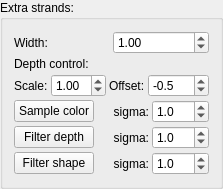
         <widget class="QGroupBox" name="groupBox_14">
          <property name="title">
           <string>Extra strands:</string>
          </property>
          <layout class="QVBoxLayout" name="verticalLayout_18">
           <property name="spacing">
            <number>3</number>
           </property>
           <item>
            <layout class="QHBoxLayout" name="horizontalLayout_56">
             <item>
              <widget class="QLabel" name="label_72">
               <property name="text">
                <string>Width:</string>
               </property>
              </widget>
             </item>
             <item>
              <widget class="QDoubleSpinBox" name="spinBoxDenseHairWidth">
               <property name="maximum">
                <double>64.000000000000000</double>
               </property>
               <property name="singleStep">
                <double>0.200000000000000</double>
               </property>
               <property name="value">
                <double>1.000000000000000</double>
               </property>
              </widget>
             </item>
            </layout>
           </item>
           <item>
            <widget class="QLabel" name="label_73">
             <property name="text">
              <string>Depth control:</string>
             </property>
            </widget>
           </item>
           <item>
            <layout class="QHBoxLayout" name="horizontalLayout_57">
             <item>
              <widget class="QLabel" name="label_74">
               <property name="text">
                <string>Scale:</string>
               </property>
              </widget>
             </item>
             <item>
              <widget class="QDoubleSpinBox" name="spinBoxAuxStrandsDepthScale_2">
               <property name="minimum">
                <double>-9.949999999999999</double>
               </property>
               <property name="maximum">
                <double>9.949999999999999</double>
               </property>
               <property name="singleStep">
                <double>0.050000000000000</double>
               </property>
               <property name="value">
                <double>1.000000000000000</double>
               </property>
              </widget>
             </item>
             <item>
              <widget class="QLabel" name="label_75">
               <property name="text">
                <string>Offset:</string>
               </property>
              </widget>
             </item>
             <item>
              <widget class="QDoubleSpinBox" name="spinBoxAuxStrandsDepthOffset_2">
               <property name="decimals">
                <number>1</number>
               </property>
               <property name="minimum">
                <double>-999.000000000000000</double>
               </property>
               <property name="maximum">
                <double>999.000000000000000</double>
               </property>
               <property name="singleStep">
                <double>1.000000000000000</double>
               </property>
               <property name="value">
                <double>-0.500000000000000</double>
               </property>
              </widget>
             </item>
            </layout>
           </item>
           <item>
            <layout class="QHBoxLayout" name="horizontalLayout_58">
             <item>
              <widget class="QPushButton" name="buttonFilterDenseStrandsColor">
               <property name="text">
                <string>Sample color</string>
               </property>
              </widget>
             </item>
             <item>
              <widget class="QLabel" name="label_76">
               <property name="text">
                <string>sigma:</string>
               </property>
               <property name="alignment">
                <set>Qt::AlignRight|Qt::AlignTrailing|Qt::AlignVCenter</set>
               </property>
              </widget>
             </item>
             <item>
              <widget class="QDoubleSpinBox" name="spinBoxFilterDenseStrandsColorSigma">
               <property name="decimals">
                <number>1</number>
               </property>
               <property name="singleStep">
                <double>0.500000000000000</double>
               </property>
               <property name="value">
                <double>1.000000000000000</double>
               </property>
              </widget>
             </item>
            </layout>
           </item>
           <item>
            <layout class="QHBoxLayout" name="horizontalLayout_59">
             <item>
              <widget class="QPushButton" name="buttonFilterDenseStrandsDepth">
               <property name="text">
                <string>Filter depth</string>
               </property>
              </widget>
             </item>
             <item>
              <widget class="QLabel" name="label_77">
               <property name="text">
                <string>sigma:</string>
               </property>
               <property name="alignment">
                <set>Qt::AlignRight|Qt::AlignTrailing|Qt::AlignVCenter</set>
               </property>
              </widget>
             </item>
             <item>
              <widget class="QDoubleSpinBox" name="spinBoxFilterDenseStrandsDepthSigma">
               <property name="decimals">
                <number>1</number>
               </property>
               <property name="singleStep">
                <double>0.500000000000000</double>
               </property>
               <property name="value">
                <double>1.000000000000000</double>
               </property>
              </widget>
             </item>
            </layout>
           </item>
           <item>
            <layout class="QHBoxLayout" name="horizontalLayout_60">
             <item>
              <widget class="QPushButton" name="buttonFilterAuxStrandsShape_2">
               <property name="text">
                <string>Filter shape</string>
               </property>
              </widget>
             </item>
             <item>
              <widget class="QLabel" name="label_78">
               <property name="text">
                <string>sigma:</string>
               </property>
               <property name="alignment">
                <set>Qt::AlignRight|Qt::AlignTrailing|Qt::AlignVCenter</set>
               </property>
              </widget>
             </item>
             <item>
              <widget class="QDoubleSpinBox" name="spinBoxFilterAuxStrandsShapeSigma_2">
               <property name="decimals">
                <number>1</number>
               </property>
               <property name="singleStep">
                <double>0.500000000000000</double>
               </property>
               <property name="value">
                <double>1.000000000000000</double>
               </property>
              </widget>
             </item>
            </layout>
           </item>
          </layout>
         </widget>
